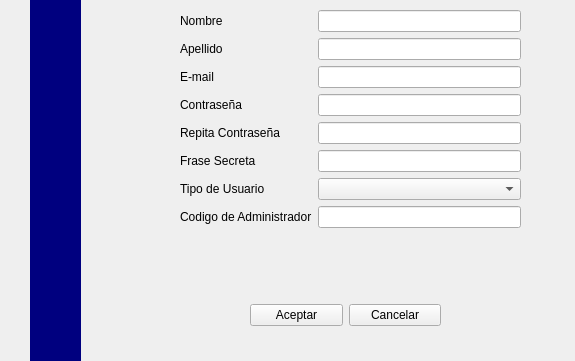
<?xml version="1.0" encoding="UTF-8"?>
<ui version="4.0">
 <class>RegistroUsuario</class>
 <widget class="QWidget" name="RegistroUsuario">
  <property name="geometry">
   <rect>
    <x>0</x>
    <y>0</y>
    <width>575</width>
    <height>361</height>
   </rect>
  </property>
  <property name="windowTitle">
   <string>Form</string>
  </property>
  <widget class="Line" name="line">
   <property name="geometry">
    <rect>
     <x>30</x>
     <y>0</y>
     <width>51</width>
     <height>361</height>
    </rect>
   </property>
   <property name="styleSheet">
    <string notr="true">color: rgb(0, 0, 127);</string>
   </property>
   <property name="frameShadow">
    <enum>QFrame::Plain</enum>
   </property>
   <property name="lineWidth">
    <number>100</number>
   </property>
   <property name="orientation">
    <enum>Qt::Vertical</enum>
   </property>
  </widget>
  <widget class="QWidget" name="formLayoutWidget">
   <property name="geometry">
    <rect>
     <x>180</x>
     <y>10</y>
     <width>341</width>
     <height>271</height>
    </rect>
   </property>
   <layout class="QFormLayout" name="formLayout">
    <property name="fieldGrowthPolicy">
     <enum>QFormLayout::AllNonFixedFieldsGrow</enum>
    </property>
    <item row="0" column="0">
     <widget class="QLabel" name="nombreLabel">
      <property name="text">
       <string>Nombre</string>
      </property>
     </widget>
    </item>
    <item row="0" column="1">
     <widget class="QLineEdit" name="nombreLineEdit"/>
    </item>
    <item row="1" column="0">
     <widget class="QLabel" name="apellidoLabel">
      <property name="text">
       <string>Apellido</string>
      </property>
     </widget>
    </item>
    <item row="1" column="1">
     <widget class="QLineEdit" name="apellidoLineEdit"/>
    </item>
    <item row="2" column="0">
     <widget class="QLabel" name="eMailLabel">
      <property name="text">
       <string>E-mail</string>
      </property>
     </widget>
    </item>
    <item row="2" column="1">
     <widget class="QLineEdit" name="eMailLineEdit"/>
    </item>
    <item row="3" column="0">
     <widget class="QLabel" name="contrasenaLabel">
      <property name="text">
       <string>Contraseña</string>
      </property>
     </widget>
    </item>
    <item row="3" column="1">
     <widget class="QLineEdit" name="contrasenaLineEdit">
      <property name="echoMode">
       <enum>QLineEdit::Password</enum>
      </property>
     </widget>
    </item>
    <item row="4" column="0">
     <widget class="QLabel" name="repitaContrasenaLabel">
      <property name="text">
       <string>Repita Contraseña</string>
      </property>
     </widget>
    </item>
    <item row="4" column="1">
     <widget class="QLineEdit" name="repitaContrasenaLineEdit"/>
    </item>
    <item row="6" column="0">
     <widget class="QLabel" name="tipoDeUsuarioLabel">
      <property name="text">
       <string>Tipo de Usuario</string>
      </property>
     </widget>
    </item>
    <item row="6" column="1">
     <widget class="QComboBox" name="tipoDeUsuarioComboBox"/>
    </item>
    <item row="7" column="0">
     <widget class="QLabel" name="codigoDeAdministradorLabel">
      <property name="text">
       <string>Codigo de Administrador</string>
      </property>
     </widget>
    </item>
    <item row="7" column="1">
     <widget class="QLineEdit" name="codigoDeAdministradorLineEdit"/>
    </item>
    <item row="5" column="0">
     <widget class="QLabel" name="fraseSecretaLabel">
      <property name="text">
       <string>Frase Secreta</string>
      </property>
     </widget>
    </item>
    <item row="5" column="1">
     <widget class="QLineEdit" name="fraseSecretaLineEdit">
      <property name="toolTip">
       <string>&lt;html&gt;&lt;head/&gt;&lt;body&gt;&lt;p&gt;Se usa para recuperar su contraseña&lt;/p&gt;&lt;/body&gt;&lt;/html&gt;</string>
      </property>
     </widget>
    </item>
   </layout>
  </widget>
  <widget class="QWidget" name="horizontalLayoutWidget">
   <property name="geometry">
    <rect>
     <x>250</x>
     <y>290</y>
     <width>191</width>
     <height>51</height>
    </rect>
   </property>
   <layout class="QHBoxLayout" name="horizontalLayout">
    <item>
     <widget class="QPushButton" name="aceptarPushButton">
      <property name="text">
       <string>Aceptar</string>
      </property>
     </widget>
    </item>
    <item>
     <widget class="QPushButton" name="cancelarPushButton">
      <property name="text">
       <string>Cancelar</string>
      </property>
     </widget>
    </item>
   </layout>
  </widget>
 </widget>
 <resources/>
 <connections/>
</ui>
